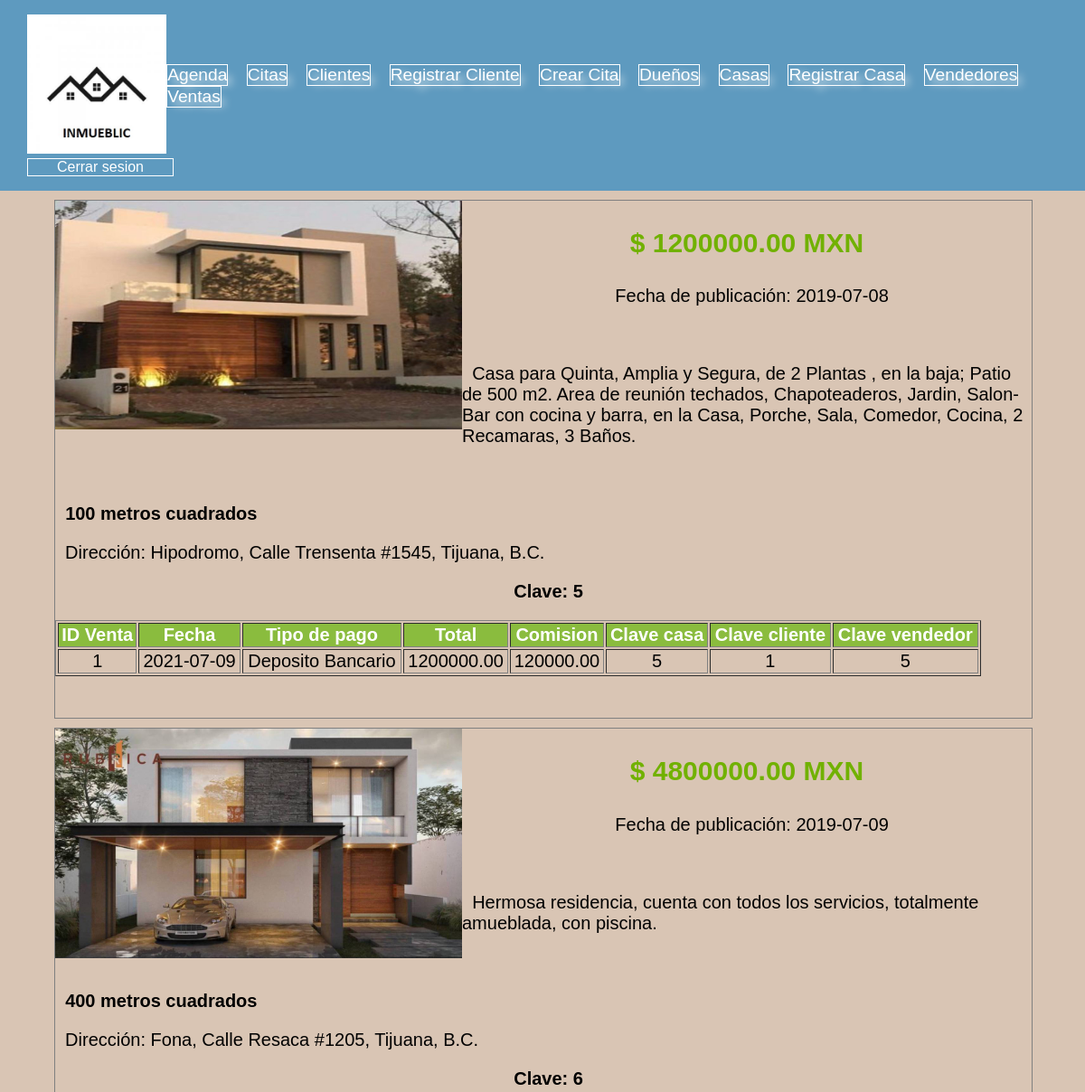
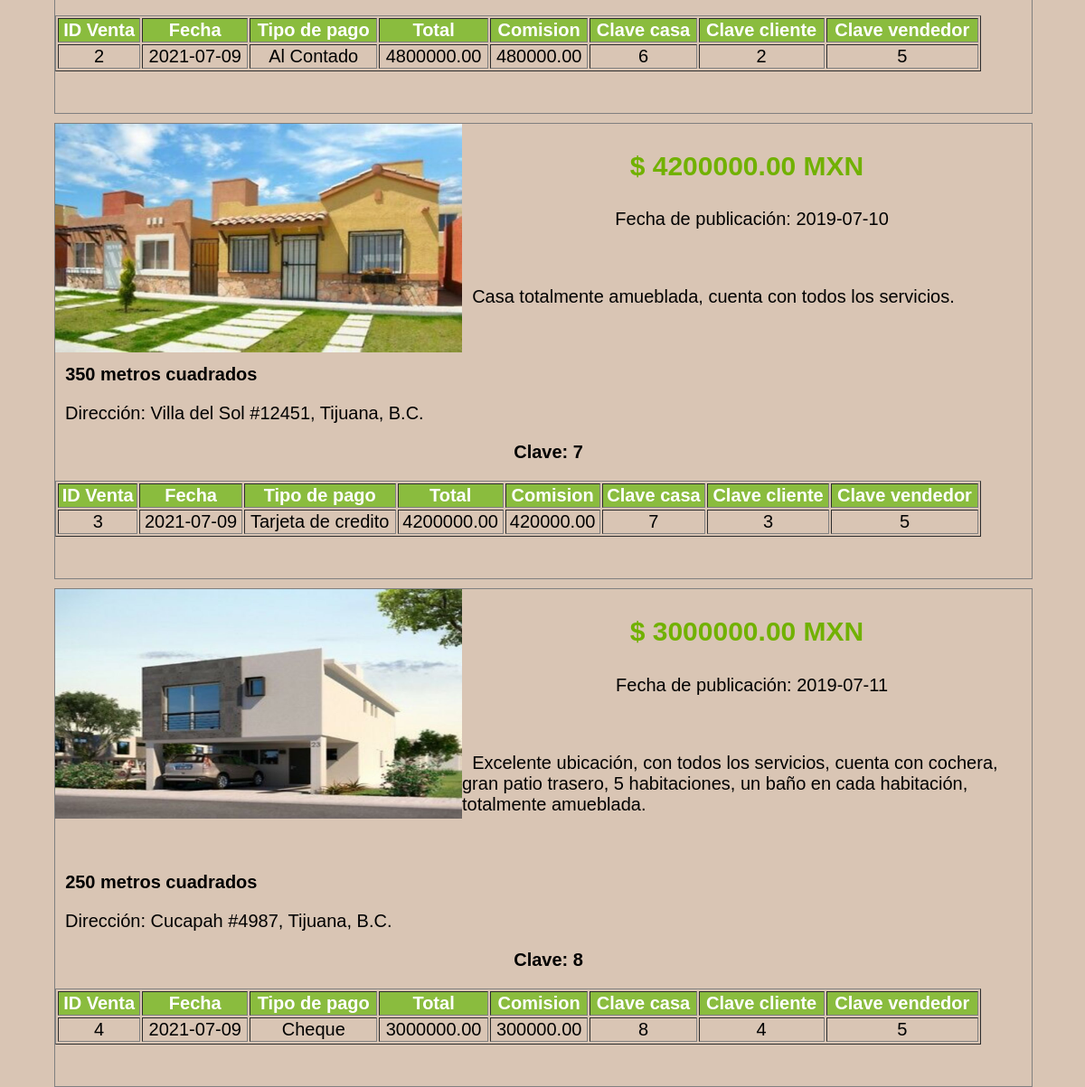
/admin/ventas.php, run on the app's committed database (2 pictures, top to bottom).
### tables this page shows
create table venta(
vent_id int primary key auto_increment,
vent_fecha date not null,
vent_tipo_pago varchar(20) not null,
vent_total decimal(15,2) not null,
vent_comision decimal(15,2) null,
vent_cas_id int not null references casa(cas_id),
vent_cli_id int not null references cliente(cli_id),
vent_vend_id int not null references vendedor(vend_id)
);

create table casa(
cas_id int primary key auto_increment,
cas_fecha_registro date not null,
cas_estatus char(1) not null,
cas_direccion varchar(100) not null,
cas_metros2 int not null,
cas_precio decimal(15,2) not null,
cas_descripcion varchar(300) not null,
cas_foto varchar(50) not null,
cas_fecha_venta date null,
cas_due_id int not null references duenio(due_id)
);

### admin/ventas.php (the view, shortened to what this page needs)
<!DOCTYPE html>
<html lang="es">
<head>
<link href="../css/estilos.css" type="text/css" rel="stylesheet" />
<link href="../css/pop.css" type="text/css" rel="stylesheet" />
    <link rel="stylesheet" href="../css/styles.css">
	<link rel="stylesheet" href="../css/normalize.css">
</head>
<body>
<?php include('header.inc'); ?>
<div class="principal">
<?php
include("../config1.php");
$con=@mysqli_connect($HOST,$USER,$PASS,$BD);
$con -> set_charset("utf8");
if($con){
		$query="SELECT * FROM casa c join venta v on c.cas_id = v.vent_cas_id where c.cas_estatus = 0;";
		$consulta=mysqli_query($con,$query);
		if($consulta){
					  while($fila=mysqli_fetch_assoc($consulta)){
																$arreglo[]=$fila;
																}
					  foreach($arreglo as $ele){
						  echo '<div class="casa">';
												echo"<img src='../IMG/{$ele['cas_foto']}' align='left'/>";
												echo"<p class='precio'> <b>$ {$ele['cas_precio']} MXN </b></p>";
												echo"<p class='fecha'> &nbsp; Fecha de publicación: {$ele['cas_fecha_registro']}</p><br>";
												echo"<p class='descripcion'> &nbsp; {$ele['cas_descripcion']}</p><br>";
												echo"<p class='m2'> &nbsp; <b>{$ele['cas_metros2']} metros cuadrados</b></p>";
												echo"<p class='direccion'> &nbsp; Dirección: {$ele['cas_direccion']}</p>";
												echo"<p class='idcasa'> &nbsp; <b>Clave: {$ele['cas_id']}</b></p>";
					  echo '<table border=1 class="ventab">';
					  echo "<tr class='encabezado'>";
					  echo "<th>ID Venta</th>";
					  echo "<th>Fecha</th>";
					  echo"<th>Tipo de pago</th>";
					  echo"<th>Total</th>";
					  echo"<th>Comision</th>";
					  echo"<th>Clave casa</th>";
					  echo"<th>Clave cliente</th>";
					  echo"<th>Clave vendedor</th>";
					  echo"</tr>";
									echo"<tr>";
												echo"<td>{$ele['vent_id']}</td>";
												echo"<td>{$ele['vent_fecha']}</td>";
												echo"<td>{$ele['vent_tipo_pago']}</td>";
												echo"<td>{$ele['vent_total']}</td>";
												echo"<td>{$ele['vent_comision']}</td>";
												echo"<td>{$ele['vent_cas_id']}</td>";
												echo"<td>{$ele['vent_cli_id']}</td>";
												echo"<td>{$ele['vent_vend_id']}</td>";
									echo"</tr>";
					  echo"</table>";
					  echo "<br><br>";
								echo"</div>";
							}
		}else{
				echo"Error en la consulta";
			 }
}else{
	 echo "Error en la base de datos";
	 }
?>
</div>
</body>
</html>

### admin/header.inc (shortened to what this page needs)
  <header class="site-header">
      <div class="contenedor contenido-header">
          <div class="barra">
              <a href="#">
                  <img src="../img/logo.jpg" width="160" alt="Logotipo de Bienes Raices">
              </a>
              <nav id="navegacion" class="navegacion">
                  <a href="agenda.php">Agenda</a>
                  <a href="citas.php">Citas</a>
                  <a href="clientes.php">Clientes</a>
                  <a href="registrarCliente.php">Registrar Cliente</a>
                  <a href="crearcita.php">Crear Cita</a>
                  <a href="duenios.php">Dueños</a>
                  <a href="casas.php">Casas</a>
                  <a href="registrarCasa.php">Registrar Casa</a>
                  <a href="vendedores.php">Vendedores</a>
                  <a href="ventas.php">Ventas</a>
              </nav>
          </div>
<a href="salir.php" style='border:1px solid #fff;color:#fff;width:160px;margin:left;text-align:center;'>Cerrar sesion</a>
      </div>
  </header>

### css/estilos.css (style rules this page uses)
.casa { width:100%; height:auto; display:inline-block; background-color:transparent; margin-top:10px; font-size:20px; border:1px solid gray; }
.casa > img { width:450px; }
.principal { width:90%; max-width:1200px; margin:auto; }
p.precio { font-size:30px; text-align:center; }
p.fecha { text-align:center; }
p.idcasa { text-align:center; }
a { text-decoration: none; }
table.ventab { margin:center; text-align:center; width:100%; max-width:1024px; }
tr.encabezado { background-color:#8ABC3E; color:#fff; }

### css/styles.css (style rules this page uses)
:root { --blue:#4B89BF; --ligth-blue:#5E9ABF; --green:#70732F; --ligth-green:#8A8C3E; --ligth-brown:#D9C5B4; --brown:#867B77; font-family: sans-serif, Arial, Helvetica; }
img { max-width: 100%; }
.contenedor { width: 95%; max-width: 120rem; margin: 0 auto; }
body { background-color: var(--ligth-brown); }
.site-header { background-color: var(--ligth-blue); padding: 1rem 0rem 1rem 0rem; }
.contenido-header { height: 100%; display: flex; flex-direction: column; justify-content: space-between; text-align: center; }
@media (min-width: 768px) { .contenido-header { text-align: left; } }
.barra { padding-top: 0rem; }
@media (min-width: 768px) { .barra { display: flex; justify-content: space-between; align-items: center; } }
.navegacion a { color: #ffffff; text-decoration: none; text-shadow: 5px 5px 10px #ffffff; border: 1px solid #ffffff; font-size: 2.2rem; display: inline-flexbox; padding: 0px 0px 0px 0px; margin:0px; }
@media (min-width: 768px) { .navegacion a { display: inline-block; font-size: 1.2rem; margin-right: 1rem; } }
@media (min-width: 768px) { .navegacion a:last-of-type { margin: 0; } }
.navegacion { display: none; }
@media (min-width: 768px) { .navegacion { display: block; } }
.precio { color: #71B100; font-weight: 700; font-size: 25px; text-align: center; }

### data on the page
venta: vent_cas.cas_foto (picture), vent_cas.cas_precio "1200000.00", vent_cas.cas_fecha_registro "2019-07-08", vent_cas.cas_descripcion "Casa para Quinta, Amplia y Segura, de 2 Plantas , en la baja; Patio de 500 m2. Area de reunión techados, Chapoteaderos, Jardin, Salon-Bar con cocina y barra, en la Casa, Porche, Sala, Comedor, Cocina, 2 Recamaras, 3 Baños.", vent_cas.cas_metros2 "100", vent_cas.cas_direccion "Hipodromo, Calle Trensenta #1545, Tijuana, B.C.", vent_cas.cas_id "5", vent_id "1", vent_fecha "2021-07-09", vent_tipo_pago "Deposito Bancario", vent_total "1200000.00", vent_comision "120000.00", vent_cas "5", vent_cli "1", vent_vend "5"
venta: vent_cas.cas_foto (picture), vent_cas.cas_precio "4800000.00", vent_cas.cas_fecha_registro "2019-07-09", vent_cas.cas_descripcion "Hermosa residencia, cuenta con todos los servicios, totalmente amueblada, con piscina.", vent_cas.cas_metros2 "400", vent_cas.cas_direccion "Fona, Calle Resaca #1205, Tijuana, B.C.", vent_cas.cas_id "6", vent_id "2", vent_fecha "2021-07-09", vent_tipo_pago "Al Contado", vent_total "4800000.00", vent_comision "480000.00", vent_cas "6", vent_cli "2", vent_vend "5"
venta: vent_cas.cas_foto (picture), vent_cas.cas_precio "4200000.00", vent_cas.cas_fecha_registro "2019-07-10", vent_cas.cas_descripcion "Casa totalmente amueblada, cuenta con todos los servicios.", vent_cas.cas_metros2 "350", vent_cas.cas_direccion "Villa del Sol #12451, Tijuana, B.C.", vent_cas.cas_id "7", vent_id "3", vent_fecha "2021-07-09", vent_tipo_pago "Tarjeta de credito", vent_total "4200000.00", vent_comision "420000.00", vent_cas "7", vent_cli "3", vent_vend "5"
venta: vent_cas.cas_foto (picture), vent_cas.cas_precio "3000000.00", vent_cas.cas_fecha_registro "2019-07-11", vent_cas.cas_descripcion "Excelente ubicación, con todos los servicios, cuenta con cochera, gran patio trasero, 5 habitaciones, un baño en cada habitación, totalmente amueblada.", vent_cas.cas_metros2 "250", vent_cas.cas_direccion "Cucapah #4987, Tijuana, B.C.", vent_cas.cas_id "8", vent_id "4", vent_fecha "2021-07-09", vent_tipo_pago "Cheque", vent_total "3000000.00", vent_comision "300000.00", vent_cas "8", vent_cli "4", vent_vend "5"
